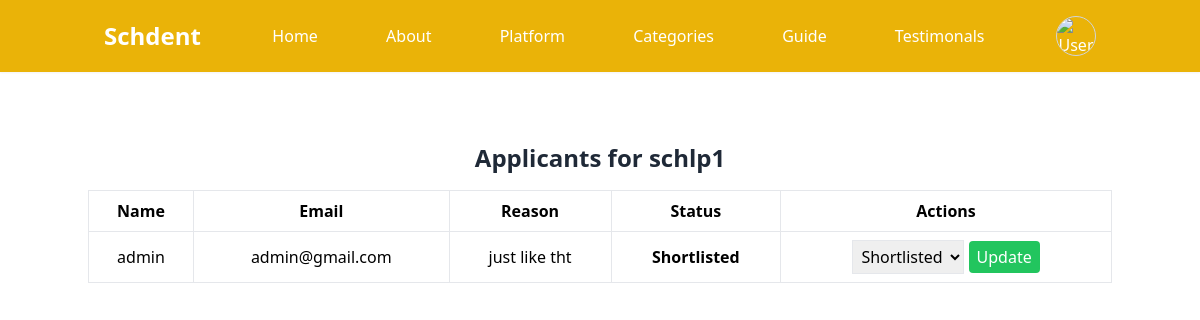
The app's page /scholarship/1/applications/ (signed in), older data.
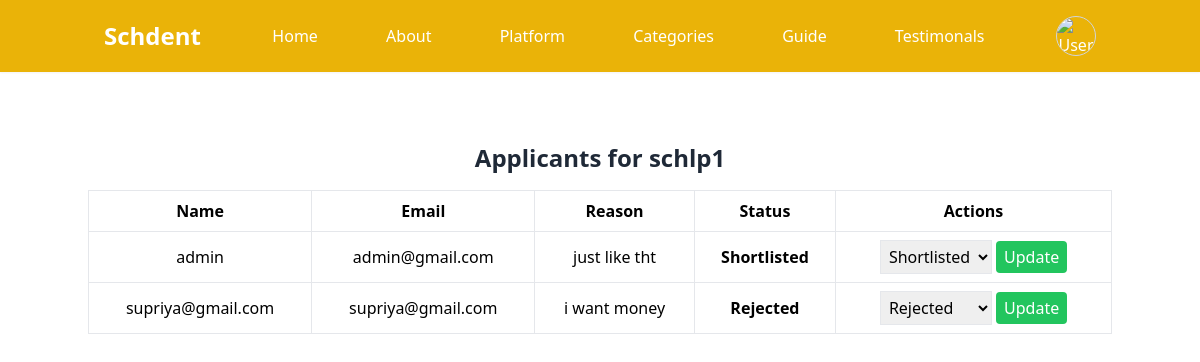
The same page, newer data.
### home/models.py (models this page shows, shortened)
class ScholarshipApplication(models.Model):
    STATUS_CHOICES = (
        ('pending', 'Pending'),
        ('shortlisted', 'Shortlisted'),
        ('approved', 'Approved'),
        ('rejected', 'Rejected'),
    )
    scholarship = models.ForeignKey(Scholarship, on_delete=models.CASCADE, related_name="applications")
    applicant = models.ForeignKey(CustomUser, on_delete=models.CASCADE)
    reason = models.TextField()
    status = models.CharField(max_length=20, choices=STATUS_CHOICES, default='pending')
    applied_at = models.DateTimeField(auto_now_add=True)

class CustomUser(AbstractUser):
    phone_number = models.CharField(max_length=15)
    aadhar_number = models.CharField(max_length=12, blank=True, null=True)
    gst_number = models.CharField(max_length=12, blank=True, null=True)
    acc_type = models.CharField(max_length=2, blank=True, null=True)
    date_of_birth = models.DateField(null=True, blank=True)
    mother_name = models.CharField(max_length=255, null=True, blank=True)
    father_name = models.CharField(max_length=255, null=True, blank=True)
    marksheet_10th = models.FileField(upload_to='marksheets/10th/', null=True, blank=True)
    marksheet_12th = models.FileField(upload_to='marksheets/12th/', null=True, blank=True)
    college_marksheet = models.FileField(upload_to='marksheets/college/', null=True, blank=True)
    aadhar_upload = models.FileField(upload_to='aadhar/', null=True, blank=True)
    groups = models.ManyToManyField(
        "auth.Group", related_name="custom_user_groups", blank=True
    )
    user_permissions = models.ManyToManyField(
        "auth.Permission", related_name="custom_user_permissions", blank=True
    )

### home/views.py (the view)
# urls.py: path('scholarship/<int:scholarship_id>/applications/', view_applications, name='view_applications'),
@login_required
def view_applications(request, scholarship_id):
    scholarship = get_object_or_404(Scholarship, id=scholarship_id, posted_by=request.user)
    applications = ScholarshipApplication.objects.filter(scholarship=scholarship)
    return render(request, "view_applications.html", {"scholarship": scholarship, "applications": applications})

### templates/view_applications.html (shortened to what this page needs)
{% extends "base.html" %}
{% block body %}
  {% include "components/navbar.html" %}
  <h2 class="text-2xl font-bold text-gray-800 mb-4">Applicants for {{ scholarship.title }}</h2>
<section class="mt-[110px] mx-auto container flex items-center flex-col">
  <h2 class="text-2xl font-bold text-gray-800 mb-4">Applicants for {{ scholarship.title }}</h2>
  {% if applications %}
      <table class="min-w-full bg-white border border-gray-300">
          <thead>
              <tr>
                  <th class="border p-2">Name</th>
                  <th class="border p-2">Email</th>
                  <th class="border p-2">Reason</th>
                  <th class="border p-2">Status</th>
                  <th class="border p-2">Actions</th>
              </tr>
          </thead>
          <tbody>
              {% for application in applications %}
              <tr>
                  <td class="border p-2">{{ application.applicant.username }}</td>
                  <td class="border p-2">{{ application.applicant.email }}</td>
                  <td class="border p-2">{{ application.reason }}</td>
                  <td class="border p-2 font-semibold">
                      {{ application.get_status_display }}
                  </td>
                  <td class="border p-2">
                      <form method="POST" action="{% url 'update_application_status' application.id %}">
                          <select name="status" class="border p-1">
                              {% for value, label in application.STATUS_CHOICES %}
                                  <option value="{{ value }}" {% if application.status == value %}selected{% endif %}>
                                      {{ label }}
                                  </option>
                              {% endfor %}
                          </select>
                          <button type="submit" class="px-2 py-1 bg-green-500 text-white rounded">Update</button>
                      </form>
                  </td>
              </tr>
              {% endfor %}
          </tbody>
      </table>
  {% else %}
      <p>No applicants yet.</p>
  {% endif %}
</section>
{% endblock body %}

Row changes from the older to the newer data that the page shows:
added ScholarshipApplication: applicant.username "supriya@gmail.com", applicant.email "supriya@gmail.com", reason "i want money", status "Rejected"
